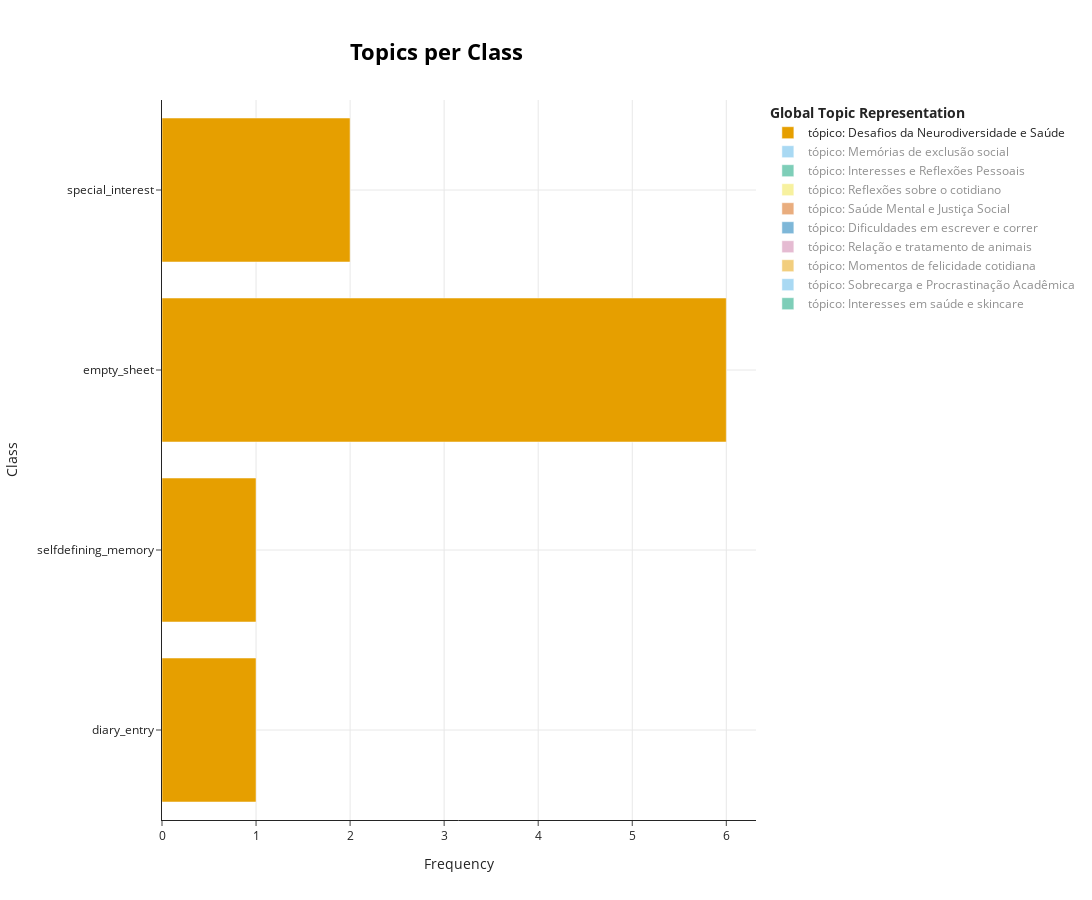

Notebook code cell kept with this figure:
### Code cell
# Visualize topics per class and auto-save
topics_per_class = topic_model.topics_per_class(texts, classes=classes)
fig_topics_per_class = topic_model.visualize_topics_per_class(topics_per_class, custom_labels=True)
save_bertopic_figure(fig_topics_per_class, 'topics_per_class')
fig_topics_per_class

### Figure 1 — Plotly figure (JSON) as saved in the notebook; plotly's stock layout.template omitted (floating-point values rounded to 4 significant figures)
{"data": [{"hoverinfo": "text", "hovertext": ["<b>Topic 0</b><br>Words: razão, ignorada, olhos, tal, parece", "<b>Topic 0</b><br>Words: phda, anos, pessoas, lá, vida", "<b>Topic 0</b><br>Words: phda, pessoas, lá, onde, continua", "<b>Topic 0</b><br>Words: momento, phda, outro, situações, focada"], "marker": {"color": "#E69F00"}, "name": "tópico: Desafios da Neurodiversidade e Saúde", "orientation": "h", "type": "bar", "visible": true, "x": [1, 1, 6, 2], "y": ["diary_entry", "selfdefining_memory", "empty_sheet", "special_interest"]}, {"hoverinfo": "text", "hovertext": ["<b>Topic 1</b><br>Words: amigos, comigo, anos, nunca, nesse", "<b>Topic 1</b><br>Words: falar, pessoa, pessoas, comigo, vida"], "marker": {"color": "#56B4E9"}, "name": "tópico: Memórias de exclusão social", "orientation": "h", "type": "bar", "visible": "legendonly", "x": [7, 1], "y": ["selfdefining_memory", "empty_sheet"]}, {"hoverinfo": "text", "hovertext": ["<b>Topic 2</b><br>Words: nada, mundo, ninguém, tudo, tão", "<b>Topic 2</b><br>Words: tão, interesse especial, tudo, especial, interesse"], "marker": {"color": "#009E73"}, "name": "tópico: Interesses e Reflexões Pessoais", "orientation": "h", "type": "bar", "visible": "legendonly", "x": [1, 6], "y": ["diary_entry", "special_interest"]}, {"hoverinfo": "text", "hovertext": ["<b>Topic 3</b><br>Words: acordei, ainda, ir, dia, hoje", "<b>Topic 3</b><br>Words: gostava, ninguém, semana, infelizmente, lado"], "marker": {"color": "#F0E442"}, "name": "tópico: Reflexões sobre o cotidiano", "orientation": "h", "type": "bar", "visible": "legendonly", "x": [4, 2], "y": ["diary_entry", "selfdefining_memory"]}, {"hoverinfo": "text", "hovertext": ["<b>Topic 4</b><br>Words: morrer, ajudar, social, problemas, memória", "<b>Topic 4</b><br>Words: mental, pensamentos, sentimentos, boa, tudo", "<b>Topic 4</b><br>Words: saúde, mental, infantil, psicologia, perceber"], "marker": {"color": "#D55E00"}, "name": "tópico: Saúde Mental e Justiça Social", "orientation": "h", "type": "bar", "visible": "legendonly", "x": [1, 1, 3], "y": ["selfdefining_memory", "empty_sheet", "special_interest"]}, {"hoverinfo": "text", "hovertext": ["<b>Topic 5</b><br>Words: consigo, escrever, diário, dar, fazer", "<b>Topic 5</b><br>Words: fazer, consigo, diário, escrever, dar", "<b>Topic 5</b><br>Words: correr, gosto, consigo, escrever, diário"], "marker": {"color": "#0072B2"}, "name": "tópico: Dificuldades em escrever e correr", "orientation": "h", "type": "bar", "visible": "legendonly", "x": [2, 1, 1], "y": ["diary_entry", "selfdefining_memory", "special_interest"]}, {"hoverinfo": "text", "hovertext": ["<b>Topic 6</b><br>Words: serem, verdadeiramente, tendência, motivos, etc", "<b>Topic 6</b><br>Words: adoro, comportamento, maior, saber, sempre"], "marker": {"color": "#CC79A7"}, "name": "tópico: Relação e tratamento de animais", "orientation": "h", "type": "bar", "visible": "legendonly", "x": [1, 2], "y": ["empty_sheet", "special_interest"]}, {"hoverinfo": "text", "hovertext": ["<b>Topic 7</b><br>Words: pai, base, clara, faço, acordar"], "marker": {"color": "#E69F00"}, "name": "tópico: Momentos de felicidade cotidiana", "orientation": "h", "type": "bar", "visible": "legendonly", "x": [3], "y": ["diary_entry"]}, {"hoverinfo": "text", "hovertext": ["<b>Topic 8</b><br>Words: montes, devia fazer, comigo própria, culpa, sentimentos", "<b>Topic 8</b><br>Words: tempo, trabalho, cansada, coisas, casa"], "marker": {"color": "#56B4E9"}, "name": "tópico: Sobrecarga e Procrastinação Acadêmica", "orientation": "h", "type": "bar", "visible": "legendonly", "x": [1, 2], "y": ["diary_entry", "empty_sheet"]}, {"hoverinfo": "text", "hovertext": ["<b>Topic 9</b><br>Words: adoro, especiais, disso, interesses especiais, comigo mesma"], "marker": {"color": "#009E73"}, "name": "tópico: Interesses em saúde e skincare", "orientation": "h", "type": "bar", "visible": "legendonly", "x": [2], "y": ["special_interest"]}], "layout": {"height": 900, "hoverlabel": {"bgcolor": "white", "font": {"family": "Rockwell", "size": 16}}, "legend": {"title": {"text": "<b>Global Topic Representation"}}, "title": {"font": {"color": "Black", "size": 22}, "text": "<b>Topics per Class</b>", "x": 0.4, "xanchor": "center", "y": 0.95, "yanchor": "top"}, "width": 1250, "xaxis": {"showgrid": true, "title": {"text": "Frequency"}}, "yaxis": {"showgrid": true, "title": {"text": "Class"}}}}
